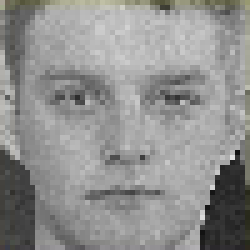
#> input picture data/m10-1.png, 50 x 50 px (shown 5 times larger); its folder holds 4 pictures in this run; the run also reads 1 picture not shown here
$ python training.py
#> lines starting #> are read from the running program, lines starting #| are printed output that depends on the picture
#import matplotlib.pyplot as plt
import numpy as np
import random , os , cv2  , time

np.random.seed(0)
random.seed(0)

model_name = '50x50-4l'
model_name_load = '50x50-4l'

list_dirf = os.listdir()
model_folder = 'model'
folder = 'data'
list_dir = os.listdir('data')
print('photos : ', len (list_dir))
a_data = 1400


photodata=[]
data = []
t=[]

for i in range(a_data):
    try :
        photodata=[]
        a1=random.randint(1,len(list_dir)-1)
        a2=random.randint(0,1)
        image1 = cv2.imread(folder+"/"+list_dir[a1])
#> image1 is the input picture: shape (50, 50, 3); mean B, G, R 142.9, 144, 144.1
        subnum = list_dir[a1].split('-')[0][1:]
        subindexnum = list_dir[a1].split('-')[1]
        if a2 ==0: #another person => 0
            a3=random.randint(1,len(list_dir)-1)
            subnum2 = list_dir[a3].split('-')[0][1:-1]
            if  subnum2 ==  subnum :
                a3+=1
            subnum2 = list_dir[a3].split('-')[0][1:-1]
            image2 = cv2.imread(folder+"/"+list_dir[a3])
        if a2 ==1: #same person another photo=> 1
            a4=random.randint(1,6)

            if  subindexnum[0:-4] ==  str(a4) :
                a4+=1

            image2 = cv2.imread(folder+"/m"+subnum+'-'+str(a4)+'.png')

        for j in range(50):
            for k in range(50):
                photodata.append(image1[j][k][0]/255)
#> after the loop, photodata = 2500 values, max 0.89 at index 1596, min 0.0706 at index 2340, mean 0.56
        for j in range(50):
            for k in range(50):
                photodata.append(image2[j][k][0]/255)
#> this loop made 53 passes
#> pass 3, `image1 = cv2.imread(folder+"/"+list_dir[a1])`:
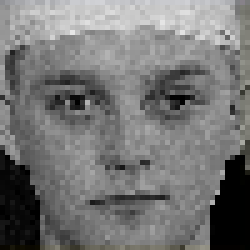
#> image1: shape (50, 50, 3) (shown 5 times larger); mean B, G, R 117, 117.3, 117.3
#> after the loop, photodata = 5000 values, max 0.906 at index 314, min 0 at index 986, mean 0.459
        data.append(photodata)
        t.append(a2)

    except :
        print(i)


y= np.array(t)
cv2.destroyAllWindows()

print('data set: ',len(data))


class Layer :
    def __init__(self,n_inputs,n_neurons):
        self.weights = 0.1 * np.random.rand(n_inputs,n_neurons)-0.05
        self.biases = np.zeros((1,n_neurons))
    def forward(self,inputs):
        self.output = np.dot(inputs, self.weights) + self.biases
class activation :
    def forward(self,inputs):
        self.output = np.maximum(0, inputs)
class activation_softmax:
    # [4 lines left out: function forward, not called in this run]
class Loss:

    # [4 lines left out: function calculate, not called in this run]
class Loss_C(Loss):
    # [10 lines left out: function forward, not called in this run]

class Loss_C2(Loss):
    # [55 lines left out: functions forward, save, test, not called in this run]


layer1 = Layer(5000,500)
layer2 = Layer(500,50)
layer3 = Layer(50,10)
layer4 = Layer(10,2)

#load last weights

try :

    best_loss = 999999

    w1=open(model_folder + '/' + 'best_layer1_weights'+model_name_load+'.npy','rb')
    b1=open(model_folder + '/' + 'best_layer1_biases'+model_name_load+'.npy','rb')
    w2=open(model_folder + '/' + 'best_layer2_weights'+model_name_load+'.npy','rb')
    b2=open(model_folder + '/' + 'best_layer2_biases'+model_name_load+'.npy','rb')
    w3=open(model_folder + '/' + 'best_layer3_weights'+model_name_load+'.npy','rb')
    b3=open(model_folder + '/' + 'best_layer3_biases'+model_name_load+'.npy','rb')
    w4=open(model_folder + '/' + 'best_layer4_weights'+model_name_load+'.npy','rb')
    b4=open(model_folder + '/' + 'best_layer4_biases'+model_name_load+'.npy','rb')


    layer1.weights = np.load(w1 , allow_pickle=True)
    layer1.biases  = np.load(b1 , allow_pickle=True)
    layer2.weights = np.load(w2 , allow_pickle=True)
    layer2.biases  = np.load(b2 , allow_pickle=True)
    layer3.weights = np.load(w3 , allow_pickle=True)
    layer3.biases  = np.load(b3 , allow_pickle=True)
    layer4.weights = np.load(w4 , allow_pickle=True)
    layer4.biases  = np.load(b4 , allow_pickle=True)
    print('best weights loaded ☻')
    print('loading loss ')
    best_loss_filer = open(model_folder + '/' + 'best_loss'+model_name_load+'.txt','r')
    best_loss = eval (best_loss_filer.read())
    print('OK !')

except Exception as er:

    print(er, '\n making new model or loss ...')

activation1=activation()
activation2=activation()
activation3=activation()
activation4=activation_softmax()
loss_function = Loss_C()

#best_loss = 70.554
#best_loss = 120.38655649204002

best_layer1_weights = layer1.weights.copy()
best_layer1_biases  = layer1.biases.copy()
best_layer2_weights = layer2.weights.copy()
best_layer2_biases  = layer2.biases.copy()
best_layer3_weights = layer3.weights.copy()
best_layer3_biases  = layer3.biases.copy()
best_layer4_weights = layer4.weights.copy()
best_layer4_biases  = layer4.biases.copy()


lr=0.1

best_loss += 1
rv= 0
for i in range(10000000):
    #print(i)
    layer1.weights += rv * np.random.rand(5000,500)-rv/2
    layer1.biases  += rv * np.random.rand(1,500)-rv/2
    layer2.weights += rv * np.random.rand(500,50)-rv/2
    layer2.biases  += rv * np.random.rand(1,50)-rv/2
    layer3.weights += rv * np.random.rand(50,10)-rv/2
    layer3.biases  += rv * np.random.rand(1,10)-rv/2
    layer4.weights += rv * np.random.rand(10,2)-rv/2
    layer4.biases  += rv * np.random.rand(1,2)-rv/2

    layer1.forward(data)
    activation1.forward(layer1.output)

    layer2.forward(activation1.output)
    activation2.forward(layer2.output)

    layer3.forward(activation2.output)
    activation3.forward(layer3.output)

    layer4.forward(activation3.output)
    activation4.forward(layer4.output)

    #print(activation2.output)
    #print(y)
    predictions = np.argmax(activation4.output,axis=1)
    acc = np.mean(predictions==y)
    #print(predictions)
    loss = loss_function.calculate(activation4.output,y)
    #print('loss : ',loss , rv)

    if loss<best_loss:
        print('\nrv : ' , rv)
        rv= lr
        print('acc : ', round(acc*100000)/1000)
        print('loss : ', loss ,'\ndelta loss : ', best_loss-loss )
        save()
        best_layer1_weights = layer1.weights.copy()
        best_layer1_biases  = layer1.biases.copy()
        best_layer2_weights = layer2.weights.copy()
        best_layer2_biases  = layer2.biases.copy()
        best_layer3_weights = layer3.weights.copy()
        best_layer3_biases  = layer3.biases.copy()
        best_layer4_weights = layer4.weights.copy()
        best_layer4_biases  = layer4.biases.copy()
        best_loss = loss
    else:
        rv -= rv/10
        layer1.weights = best_layer1_weights.copy()
        layer1.biases  = best_layer1_biases.copy()
        layer2.weights = best_layer2_weights.copy()
        layer2.biases  = best_layer2_biases.copy()
        layer3.weights = best_layer3_weights.copy()
        layer3.biases  = best_layer3_biases.copy()
        layer4.weights = best_layer4_weights.copy()
        layer4.biases  = best_layer4_biases.copy()
    if i %9000==0:
        print('\nrv : ' , rv)
        print('acc : ',round(acc*100000)/1000)
        print('loss : ',loss)
    if i %50==0:
        print(i)
